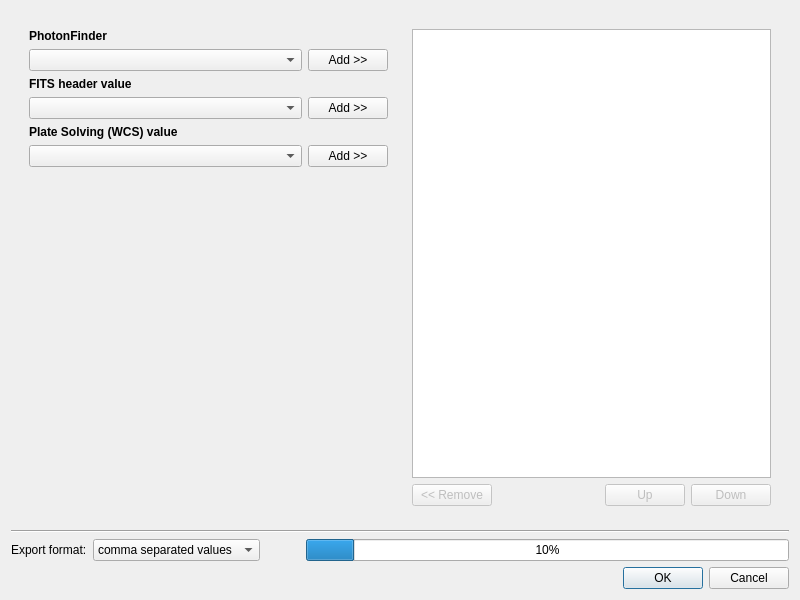
<?xml version="1.0" encoding="UTF-8"?>
<ui version="4.0">
 <class>MetadataReportDialog</class>
 <widget class="QDialog" name="MetadataReportDialog">
  <property name="geometry">
   <rect>
    <x>0</x>
    <y>0</y>
    <width>800</width>
    <height>600</height>
   </rect>
  </property>
  <property name="windowTitle">
   <string>Metadata Report</string>
  </property>
  <layout class="QVBoxLayout" name="verticalLayout">
   <item>
    <widget class="QWidget" name="centerWidget" native="true">
     <layout class="QHBoxLayout" name="centerHorizontalLayout">
      <item>
       <widget class="QWidget" name="leftWidget" native="true">
        <property name="sizePolicy">
         <sizepolicy hsizetype="MinimumExpanding" vsizetype="Preferred">
          <horstretch>0</horstretch>
          <verstretch>0</verstretch>
         </sizepolicy>
        </property>
        <layout class="QVBoxLayout" name="leftVerticalLayout">
         <item>
          <widget class="QLabel" name="photonFinderLabel">
           <property name="font">
            <font>
             <bold>true</bold>
            </font>
           </property>
           <property name="text">
            <string>PhotonFinder</string>
           </property>
          </widget>
         </item>
         <item>
          <layout class="QHBoxLayout" name="photonFinderLayout">
           <item>
            <widget class="QComboBox" name="photonFinderComboBox">
             <property name="sizePolicy">
              <sizepolicy hsizetype="MinimumExpanding" vsizetype="Fixed">
               <horstretch>0</horstretch>
               <verstretch>0</verstretch>
              </sizepolicy>
             </property>
            </widget>
           </item>
           <item>
            <widget class="QPushButton" name="addPhotonFinderButton">
             <property name="text">
              <string>Add &gt;&gt;</string>
             </property>
            </widget>
           </item>
          </layout>
         </item>
         <item>
          <widget class="QLabel" name="fitsLabel">
           <property name="font">
            <font>
             <bold>true</bold>
            </font>
           </property>
           <property name="text">
            <string>FITS header value</string>
           </property>
          </widget>
         </item>
         <item>
          <layout class="QHBoxLayout" name="fitsLayout">
           <item>
            <widget class="QComboBox" name="fitsComboBox">
             <property name="sizePolicy">
              <sizepolicy hsizetype="MinimumExpanding" vsizetype="Fixed">
               <horstretch>0</horstretch>
               <verstretch>0</verstretch>
              </sizepolicy>
             </property>
            </widget>
           </item>
           <item>
            <widget class="QPushButton" name="addFitsButton">
             <property name="text">
              <string>Add &gt;&gt;</string>
             </property>
            </widget>
           </item>
          </layout>
         </item>
         <item>
          <widget class="QLabel" name="plateSolvingLabel">
           <property name="font">
            <font>
             <bold>true</bold>
            </font>
           </property>
           <property name="text">
            <string>Plate Solving (WCS) value</string>
           </property>
          </widget>
         </item>
         <item>
          <layout class="QHBoxLayout" name="plateSolvingLayout">
           <item>
            <widget class="QComboBox" name="plateSolvingComboBox">
             <property name="sizePolicy">
              <sizepolicy hsizetype="MinimumExpanding" vsizetype="Fixed">
               <horstretch>0</horstretch>
               <verstretch>0</verstretch>
              </sizepolicy>
             </property>
            </widget>
           </item>
           <item>
            <widget class="QPushButton" name="addPlateSolvingButton">
             <property name="text">
              <string>Add &gt;&gt;</string>
             </property>
            </widget>
           </item>
          </layout>
         </item>
         <item>
          <spacer name="leftVerticalSpacer">
           <property name="orientation">
            <enum>Qt::Orientation::Vertical</enum>
           </property>
           <property name="sizeHint" stdset="0">
            <size>
             <width>20</width>
             <height>40</height>
            </size>
           </property>
          </spacer>
         </item>
        </layout>
       </widget>
      </item>
      <item>
       <widget class="QWidget" name="rightWidget" native="true">
        <layout class="QVBoxLayout" name="rightVerticalLayout">
         <item>
          <widget class="QListWidget" name="selectedItemsListWidget">
           <property name="selectionMode">
            <enum>QAbstractItemView::SelectionMode::ExtendedSelection</enum>
           </property>
          </widget>
         </item>
         <item>
          <layout class="QHBoxLayout" name="listControlLayout">
           <item>
            <widget class="QPushButton" name="removeButton">
             <property name="enabled">
              <bool>false</bool>
             </property>
             <property name="text">
              <string>&lt;&lt; Remove</string>
             </property>
            </widget>
           </item>
           <item>
            <spacer name="listControlSpacer">
             <property name="orientation">
              <enum>Qt::Orientation::Horizontal</enum>
             </property>
             <property name="sizeHint" stdset="0">
              <size>
               <width>40</width>
               <height>20</height>
              </size>
             </property>
            </spacer>
           </item>
           <item>
            <widget class="QPushButton" name="upButton">
             <property name="enabled">
              <bool>false</bool>
             </property>
             <property name="text">
              <string>Up</string>
             </property>
            </widget>
           </item>
           <item>
            <widget class="QPushButton" name="downButton">
             <property name="enabled">
              <bool>false</bool>
             </property>
             <property name="text">
              <string>Down</string>
             </property>
            </widget>
           </item>
          </layout>
         </item>
        </layout>
       </widget>
      </item>
     </layout>
    </widget>
   </item>
   <item>
    <widget class="Line" name="horizontalLine">
     <property name="orientation">
      <enum>Qt::Orientation::Horizontal</enum>
     </property>
    </widget>
   </item>
   <item>
    <layout class="QHBoxLayout" name="bottomLayout">
     <item>
      <widget class="QLabel" name="exportFormatLabel">
       <property name="sizePolicy">
        <sizepolicy hsizetype="Minimum" vsizetype="Preferred">
         <horstretch>0</horstretch>
         <verstretch>0</verstretch>
        </sizepolicy>
       </property>
       <property name="text">
        <string>Export format:</string>
       </property>
      </widget>
     </item>
     <item>
      <widget class="QComboBox" name="exportFormatComboBox">
       <property name="sizePolicy">
        <sizepolicy hsizetype="Minimum" vsizetype="Fixed">
         <horstretch>0</horstretch>
         <verstretch>0</verstretch>
        </sizepolicy>
       </property>
       <item>
        <property name="text">
         <string>comma separated values</string>
        </property>
       </item>
       <item>
        <property name="text">
         <string>tab separated values</string>
        </property>
       </item>
      </widget>
     </item>
     <item>
      <spacer name="horizontalSpacer">
       <property name="orientation">
        <enum>Qt::Orientation::Horizontal</enum>
       </property>
       <property name="sizeHint" stdset="0">
        <size>
         <width>40</width>
         <height>20</height>
        </size>
       </property>
      </spacer>
     </item>
     <item>
      <widget class="QProgressBar" name="progressBar">
       <property name="sizePolicy">
        <sizepolicy hsizetype="Expanding" vsizetype="Fixed">
         <horstretch>1</horstretch>
         <verstretch>0</verstretch>
        </sizepolicy>
       </property>
       <property name="minimumSize">
        <size>
         <width>100</width>
         <height>0</height>
        </size>
       </property>
       <property name="value">
        <number>10</number>
       </property>
      </widget>
     </item>
    </layout>
   </item>
   <item>
    <widget class="QDialogButtonBox" name="buttonBox">
     <property name="orientation">
      <enum>Qt::Orientation::Horizontal</enum>
     </property>
     <property name="standardButtons">
      <set>QDialogButtonBox::StandardButton::Cancel|QDialogButtonBox::StandardButton::Ok</set>
     </property>
    </widget>
   </item>
  </layout>
 </widget>
 <resources/>
 <connections>
  <connection>
   <sender>buttonBox</sender>
   <signal>rejected()</signal>
   <receiver>MetadataReportDialog</receiver>
   <slot>reject()</slot>
   <hints>
    <hint type="sourcelabel">
     <x>316</x>
     <y>260</y>
    </hint>
    <hint type="destinationlabel">
     <x>286</x>
     <y>274</y>
    </hint>
   </hints>
  </connection>
 </connections>
</ui>
